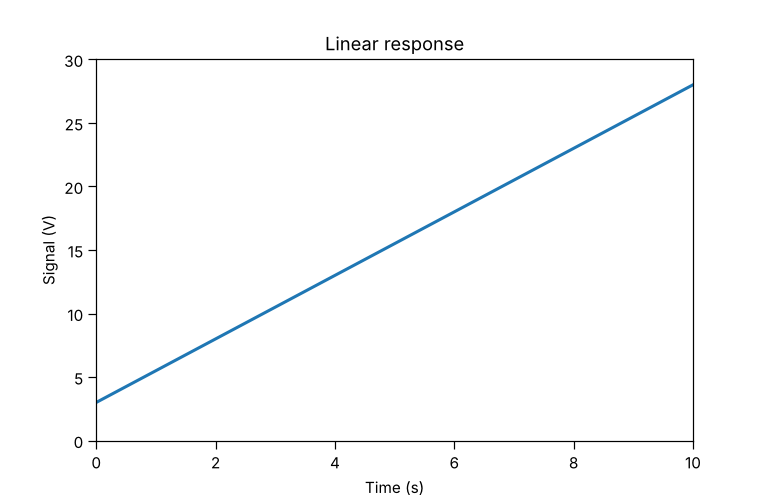
#> input picture sample_charts/01_single_linear.png, 770 x 495 px
$ python make_readme_assets.py
#> lines starting #> are read from the running program, lines starting #| are printed output that depends on the picture
### config/settings.py
"""Runtime settings (paths, defaults, environment overrides)."""
from __future__ import annotations

import os
from dataclasses import dataclass, field, asdict
from pathlib import Path

ROOT_DIR = Path(__file__).resolve().parent.parent
DATA_DIR = Path(os.environ.get("GI_DATA_DIR", ROOT_DIR / "data"))
UPLOAD_DIR = DATA_DIR / "uploads"
PROJECT_DIR = DATA_DIR / "projects"
OUTPUT_DIR = DATA_DIR / "outputs"
DB_PATH = DATA_DIR / "graphinsight.sqlite3"
LOG_DIR = DATA_DIR / "logs"
ASSETS_DIR = ROOT_DIR / "assets"
FONTS_DIR = ASSETS_DIR / "fonts"
SAMPLE_DIR = ROOT_DIR / "sample_charts"


def load_env_file(path: Path | None = None) -> None:
    """Minimal .env loader (no external dependency)."""
    path = path or (ROOT_DIR / ".env")
    if not path.exists():
        return
    for line in path.read_text(encoding="utf-8").splitlines():
        line = line.strip()
        if not line or line.startswith("#") or "=" not in line:
            continue
        k, v = line.split("=", 1)
        os.environ.setdefault(k.strip(), v.strip().strip('"').strip("'"))


load_env_file()


def ensure_dirs() -> None:
    for d in (DATA_DIR, UPLOAD_DIR, PROJECT_DIR, OUTPUT_DIR, LOG_DIR):
        d.mkdir(parents=True, exist_ok=True)


@dataclass
class ExtractionSettings:
    """User-tunable extraction options (stored with every project)."""
    ocr_backend: str = "tesseract"          # tesseract | none
    ocr_lang: str = "eng"                   # e.g. "eng+fas" if the Persian pack is installed
    denoise: bool = True
    deskew: bool = True
    enhance_contrast: bool = True
    upscale_small: bool = True
    detect_panels: bool = True
    remove_grid: bool = True
    dense_mode: bool = True                 # also produce dense centre-line samples
    n_points: int = 200                     # points per series in dense mode
    sampling: str = "adaptive"              # adaptive | uniform_x | uniform_arc
    curvature_weight: float = 4.0
    max_gap_px: int = 25                    # largest gap that is bridged by interpolation
    color_tolerance: float = 24.0           # CIE-Lab distance for series masks
    min_series_pixels: int = 60
    curve_mode: str = "auto"                # auto | function | parametric | step
    detect_error_bars: bool = True
    detect_bands: bool = True
    use_vector_pdf: bool = True             # use exact vertices of vector PDF paths when available
    chart_type: str = "auto"                # auto or a ChartType key
    x_scale: str = "auto"                   # auto | linear | log10 | ...
    y_scale: str = "auto"
    report_lang: str = "fa"                 # fa | en
    manual_series_colors: list = field(default_factory=list)   # [[r,g,b], ...]

    def to_dict(self) -> dict:
        return asdict(self)

    # [5 lines left out: function from_dict, not called in this run]

### config/logging_config.py
"""Logging configuration: console + rotating file in data/logs."""
from __future__ import annotations

import logging
from logging.handlers import RotatingFileHandler

from . import settings

_CONFIGURED = False


def setup_logging(level: int = logging.INFO) -> logging.Logger:
    global _CONFIGURED
    logger = logging.getLogger("graphinsight")
    if _CONFIGURED:
        return logger
    logger.setLevel(level)
    fmt = logging.Formatter("%(asctime)s | %(levelname)-7s | %(name)s | %(message)s")
    sh = logging.StreamHandler()
    sh.setFormatter(fmt)
    logger.addHandler(sh)
    try:
        settings.ensure_dirs()
        fh = RotatingFileHandler(settings.LOG_DIR / "graphinsight.log",
                                 maxBytes=2_000_000, backupCount=3, encoding="utf-8")
        fh.setFormatter(fmt)
        logger.addHandler(fh)
    except OSError:
        logger.warning("Could not create the log file; logging to console only.")
    logger.propagate = False
    _CONFIGURED = True
    return logger


def get_logger(name: str = "") -> logging.Logger:
    setup_logging()
    return logging.getLogger("graphinsight" + (f".{name}" if name else ""))

### scripts/make_readme_assets.py
"""Create the images used by README.md / README_FA.md from REAL engine output (no mock-ups).

Usage:  python scripts/make_readme_assets.py     (run scripts/make_sample_outputs.py and scripts/run_validation.py first)
"""
from __future__ import annotations

import json
import shutil
import subprocess
import sys
from pathlib import Path

import matplotlib

matplotlib.use("Agg")
import matplotlib.pyplot as plt  # noqa: E402
import numpy as np  # noqa: E402
from matplotlib.patches import FancyArrowPatch, FancyBboxPatch  # noqa: E402

ROOT = Path(__file__).resolve().parent.parent
sys.path.insert(0, str(ROOT))
IMG = ROOT / "docs" / "images"
IMG.mkdir(parents=True, exist_ok=True)

from analysis.mathematical_analysis import analyze_chart  # noqa: E402
from config import constants as C  # noqa: E402
from config.settings import ExtractionSettings  # noqa: E402
from core.curve_detector import find_color_clusters  # noqa: E402
from core.image_loader import load_image  # noqa: E402
from core.pipeline import analyze_image  # noqa: E402
from core.plot_area_detector import PlotBox  # noqa: E402
from exporters import chart_exporter as CE  # noqa: E402


# [5 lines left out: function run, not called in this run]


def save(fig, name, dpi=130):
    fig.savefig(IMG / name, dpi=dpi, bbox_inches="tight", facecolor="white")
    plt.close(fig)
    print("wrote", name)


def architecture():
    fig, ax = plt.subplots(figsize=(13, 6.2))
    ax.set_xlim(0, 13); ax.set_ylim(0, 6.2); ax.axis("off"); ax.grid(False)
    cols = {"in": "#DCE9FF", "core": "#E3F6EA", "an": "#FFF1D6", "out": "#F3E3FA", "ui": "#FFE3E3"}

    def box(x, y, w, h, t, c):
        ax.add_patch(FancyBboxPatch((x, y), w, h, boxstyle="round,pad=0.04,rounding_size=0.12", fc=cols[c], ec="#44546A", lw=1.2))
        ax.text(x + w / 2, y + h / 2, t, ha="center", va="center", fontsize=8.6)

    def arrow(x0, y0, x1, y1):
        ax.add_patch(FancyArrowPatch((x0, y0), (x1, y1), arrowstyle="-|>", mutation_scale=12, color="#44546A", lw=1.2))
    box(0.2, 2.5, 1.9, 1.2, "Input\nPNG JPG TIFF BMP WEBP\nSVG PDF (vector)", "in")
    box(2.6, 4.4, 2.6, 1.3, "image_loader · pdf_processor\nimage_preprocessor\n(denoise, deskew, contrast)", "core")
    box(2.6, 2.6, 2.6, 1.3, "plot_area_detector\naxis_detector (ticks + OCR)\naxis_calibration", "core")
    box(2.6, 0.7, 2.6, 1.3, "curve_detector (colours)\nlegend_detector · marker_detector\nerror_bar_detector", "core")
    box(5.7, 2.6, 2.6, 1.3, "curve_digitizer\nbar / pie extractors\nconfidence_estimator", "core")
    box(5.7, 4.4, 2.6, 1.3, "chart_detector\n(type + support level)", "core")
    box(8.8, 4.4, 2.0, 1.3, "curve_fitting\nmodel_selection", "an")
    box(8.8, 2.6, 2.0, 1.3, "derivatives · integrals\nstatistics · correlation\nintersections", "an")
    box(8.8, 0.7, 2.0, 1.3, "uncertainty\nscientific_\ninterpretation", "an")
    box(11.2, 3.4, 1.65, 1.7, "Exporters\nExcel · Word · PDF\nCSV · JSON · PNG\nSVG · TXT · ZIP", "out")
    box(11.2, 0.7, 1.65, 1.9, "Streamlit\ndashboard\n(10 pages, RTL)\n+ SQLite storage", "ui")
    for a in [(2.1, 3.1, 2.6, 5.0), (2.1, 3.1, 2.6, 3.25), (3.9, 4.4, 3.9, 3.9), (3.9, 2.6, 3.9, 2.0), (5.2, 3.25, 5.7, 3.25),
              (5.2, 1.35, 5.7, 2.8), (7.0, 3.9, 7.0, 4.4), (8.3, 3.25, 8.8, 3.25), (8.3, 3.0, 8.8, 1.5), (8.3, 3.7, 8.8, 4.9),
              (10.8, 3.25, 11.2, 4.0), (10.8, 5.0, 11.2, 4.7), (10.8, 1.4, 11.2, 1.6), (12.0, 3.4, 12.0, 2.6)]:
        arrow(*a)
    ax.text(6.5, 6.0, "GraphInsight AI - modular architecture", ha="center", fontsize=13, weight="bold", color="#1F3864")
    ax.text(6.5, 0.15, "all processing is local · no cloud service · developer: Hamid Yarali", ha="center", fontsize=8.5, color="#555")
    save(fig, "architecture.png")
#> in save, `fig.savefig(IMG / name, dpi=dpi, bbox_inches="tight", facecolor="white")`:
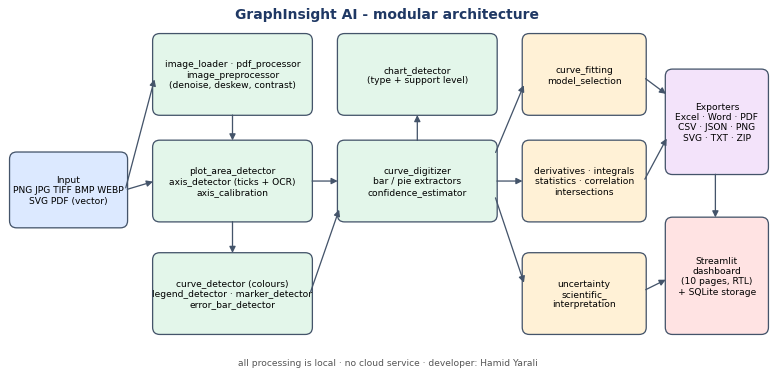
#> figure drawn by matplotlib, 1 panel


def sample_grid():
    names = ["01_single_linear.png", "02_multi_curve.png", "06_log_log.png", "05_error_bars.png", "12_dual_axis.png", "13_force_four_curves.png",
             "14_bar_chart.png", "15_pie_chart.png", "16_confidence_band.png", "08_multi_panel.png", "09_low_quality.jpg", "10_grid_lines.png"]
    fig, axs = plt.subplots(3, 4, figsize=(15, 9))
    for ax, n in zip(axs.ravel(), names):
        ax.imshow(plt.imread(ROOT / "sample_charts" / n) if not n.endswith(".jpg") else load_image(ROOT / "sample_charts" / n).rgb)
        ax.set_title(n, fontsize=9); ax.axis("off")
    fig.suptitle("Synthetic sample charts with ground truth (Sample Data)", fontsize=13)
    fig.tight_layout()
    save(fig, "sample_charts_grid.png", 110)


# [139 lines left out: functions pipeline_stages, figures_from_samples, validation_plot, doc_previews, not called in this run]


if __name__ == "__main__":
#> (the run stopped early here; a loop or call above may not have finished)
